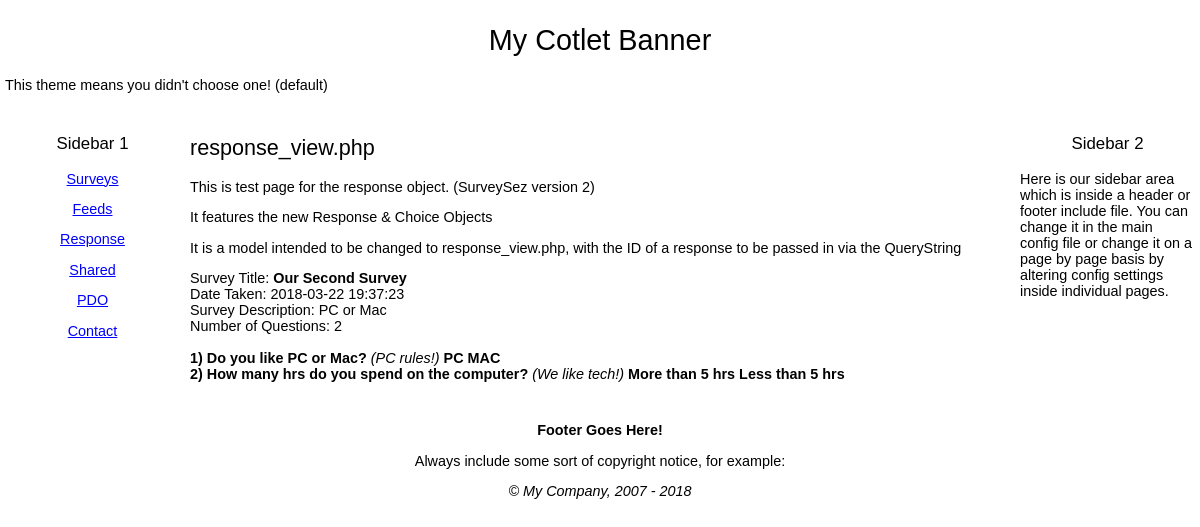
Page /surveys/response_view.php?id=2 on the committed database.
### tables this page shows
CREATE TABLE wn18_surveys(
SurveyID INT UNSIGNED NOT NULL AUTO_INCREMENT,
AdminID INT UNSIGNED DEFAULT 0,
Title VARCHAR(255) DEFAULT '',
Description TEXT DEFAULT '',
DateAdded DATETIME,
LastUpdated TIMESTAMP DEFAULT 0 ON UPDATE CURRENT_TIMESTAMP,
TimesViewed INT DEFAULT 0,
Status INT DEFAULT 0,
PRIMARY KEY (SurveyID)
);

CREATE TABLE wn18_responses(
ResponseID INT UNSIGNED NOT NULL AUTO_INCREMENT,
SurveyID INT UNSIGNED NOT NULL DEFAULT 0,
DateAdded DATETIME,
PRIMARY KEY (ResponseID),
INDEX SurveyID_index(SurveyID),
FOREIGN KEY (SurveyID) REFERENCES wn18_surveys(SurveyID) ON DELETE CASCADE
);

CREATE TABLE wn18_questions(
QuestionID INT UNSIGNED NOT NULL AUTO_INCREMENT,
SurveyID INT UNSIGNED DEFAULT 0,
Question TEXT DEFAULT '',
Description TEXT DEFAULT '',
DateAdded DATETIME,
LastUpdated TIMESTAMP DEFAULT 0 ON UPDATE CURRENT_TIMESTAMP,
PRIMARY KEY (QuestionID),
INDEX SurveyID_index(SurveyID),
FOREIGN KEY (SurveyID) REFERENCES wn18_surveys(SurveyID) ON DELETE CASCADE
);

CREATE TABLE wn18_responses_answers(
RQID INT UNSIGNED NOT NULL AUTO_INCREMENT,
ResponseID INT UNSIGNED DEFAULT 0,
QuestionID INT DEFAULT 0,
AnswerID INT DEFAULT 0,
PRIMARY KEY (RQID),
INDEX ResponseID_index(ResponseID),
FOREIGN KEY (ResponseID) REFERENCES wn18_responses(ResponseID) ON DELETE CASCADE
);

CREATE TABLE wn18_answers(
AnswerID INT UNSIGNED NOT NULL AUTO_INCREMENT,
QuestionID INT UNSIGNED DEFAULT 0,
Answer TEXT DEFAULT '',
Description TEXT DEFAULT '',
DateAdded DATETIME,
LastUpdated TIMESTAMP DEFAULT 0 ON UPDATE CURRENT_TIMESTAMP,
Status INT DEFAULT 0,
PRIMARY KEY (AnswerID),
INDEX QuestionID_index(QuestionID),
FOREIGN KEY (QuestionID) REFERENCES wn18_questions(QuestionID) ON DELETE CASCADE
);

### surveys/SurveySez/Survey.php (called while the page is built, shortened)
<?php
class Survey
{
	 public $TotalQuestions = 0;
	 protected $aQuestion = Array();
    function __construct($id)
	{
		$this->SurveyID = (int)$id;
		$iConn = \IDB::conn();
		$sql = sprintf("select Title, Description from " . PREFIX . "surveys Where SurveyID =%d",$this->SurveyID);
		$result = mysqli_query($iConn,$sql) or die(trigger_error(mysqli_error($iConn), E_USER_ERROR));
		if (mysqli_num_rows($result) > 0)
		{
			$this->isValid = TRUE;
			while ($row = mysqli_fetch_assoc($result))
			{
			     $this->Title = dbOut($row['Title']);
			     $this->Description = dbOut($row['Description']);
			}
		}
		$sql = sprintf("select QuestionID, Question, Description from " . PREFIX . "questions where SurveyID =%d",$this->SurveyID);
		$result = mysqli_query($iConn,$sql) or die(trigger_error(mysqli_error($iConn), E_USER_ERROR));
		if (mysqli_num_rows($result) > 0)
		{
		   while ($row = mysqli_fetch_assoc($result))
		   {
				$this->TotalQuestions += 1;
				$this->aQuestion[] = new Question(dbOut($row['QuestionID']),dbOut($row['Question']),dbOut($row['Description']),$this->TotalQuestions);
		   }
		}
		$this->TotalQuestions = count($this->aQuestion);
	    $sql = "select a.AnswerID, a.Answer, a.Description, a.QuestionID from
		" . PREFIX . "surveys s inner join " . PREFIX . "questions q on q.SurveyID=s.SurveyID
		inner join " . PREFIX . "answers a on a.QuestionID=q.QuestionID
		where s.SurveyID = %d
		order by a.AnswerID asc";
		$sql = sprintf($sql,$this->SurveyID);
		$result = mysqli_query($iConn,$sql) or die(trigger_error(mysqli_error($iConn), E_USER_ERROR));
		if (mysqli_num_rows($result) > 0)
		{
		   while ($row = mysqli_fetch_assoc($result))
		   {
			    $QuestionID = (int)$row['QuestionID'];
		   }
		}
	}
}

### inc_0700/MyAutoLoader.php (called while the page is built, shortened)
<?php
class MyAutoLoader
{
	public static function NamespaceLoader($class)
    {
		$path = str_replace(array('/', '\\'), DIRECTORY_SEPARATOR, $class);
        $path = $path . '.php';
		if (file_exists($path)) {
			return;
		}
    }
    public static function IncludePathLoader($class)
    {
		$class = str_replace(array('/', '\\'), DIRECTORY_SEPARATOR, $class);
        $class_path = INCLUDE_PATH . $class . '.php';
		$legacy_path = INCLUDE_PATH . $class . '_inc.php';
    }
}

### surveys/SurveySez/Question.php (called while the page is built, shortened)
<?php
class Question
{
	function __construct($id,$question,$description,$number)
	{
		$this->QuestionID = (int)$id;
		$this->Text = $question;
		$this->Description = $description;
		$this->Number = $number;
	}
}

### surveys/SurveySez/Answer.php (called while the page is built, shortened)
<?php
class Answer
{
    function __construct($AnswerID,$answer,$description)
	{
		$this->AnswerID = (int)$AnswerID;
		$this->Text = $answer;
	}
}

### surveys/SurveySez/Choice.php (called while the page is built, shortened)
<?php
class Choice {
    function __construct($AnswerID,$QuestionID,$RQID)
	{
		$this->AnswerID = (int)$AnswerID;
	}
}

### surveys/response_view.php (the view, shortened to what this page needs)
<?php
require '../inc_0700/config_inc.php';
if(isset($_GET['id']) && (int)$_GET['id'] > 0){
	 $myID = (int)$_GET['id'];
}else{
	myRedirect(VIRTUAL_PATH . "surveys/response.php");
}
$myResponse = new SurveySez\Response($myID);
?>
<h2><?=THIS_PAGE;?></h2>
<p>This is test page for the response object.  (SurveySez version 2)</p>
<p>It features the new Response & Choice Objects</p>
<p>It is a model intended to be changed to response_view.php, with the ID of a response to be passed in via the QueryString</p>
<?php
if($myResponse->isValid)
{
	echo "Survey Title: <b>" . $myResponse->Title . "</b><br />";
	echo "Date Taken: " . $myResponse->DateTaken . "<br />";
	echo "Survey Description: " . $myResponse->Description . "<br />";
	echo "Number of Questions: " .$myResponse->TotalQuestions . "<br /><br />";
	echo $myResponse->showChoices() . "<br />";
}else{
	echo "Sorry, no such response!";
}
?>

### surveys/SurveySez/Response.php (shortened to what this page needs)
<?php
class Response extends Survey
{
	public $SurveyID = 0;
	public $aChoice = Array();
    function __construct($id)
	{
		$this->ResponseID = (int)$id;
		$iConn = \IDB::conn();
		$sql = sprintf("select SurveyID, DateAdded from " . PREFIX . "responses where ResponseID =%d",$this->ResponseID);
		$result = mysqli_query($iConn,$sql) or die(trigger_error(mysqli_error($iConn), E_USER_ERROR));
		if (mysqli_num_rows($result) > 0)
		{
		  while ($row = mysqli_fetch_array($result))
		   {
			   $this->SurveyID = (int)$row['SurveyID'];
			   $this->DateTaken = dbOut($row['DateAdded']);
		   }
		}else{
			return FALSE;
		}
		parent::__construct($this->SurveyID);
		if($this->TotalQuestions > 0)
		{
			$sql = sprintf("select AnswerID, QuestionID, RQID from " . PREFIX . "responses_answers where ResponseID=%d order by QuestionID asc",$this->ResponseID);
			$result = mysqli_query($iConn,$sql) or die(trigger_error(mysqli_error($iConn), E_USER_ERROR));
			if (mysqli_num_rows($result) > 0)
			{
			   while ($row = mysqli_fetch_array($result))
			   {
				   $this->aChoice[] = new Choice((int)$row['AnswerID'],(int)$row['QuestionID'],(int)$row['RQID']);
			   }
			}
		}
	}
	function showChoices()
	{
		$myReturn = '';
		foreach($this->aQuestion as $question)
		{
			$myReturn .= "<b>" . $question->Number . ") ";
			$myReturn .= $question->Text . "</b> ";
			$myReturn .= '<em>(' . $question->Description . ')</em> ';
			foreach($question->aAnswer as $answer)
			{
				foreach($this->aChoice as $choice)
				{
					if($answer->AnswerID == $choice->AnswerID)
					{
						$myReturn .= '<b>' . $answer->Text . "</b> ";
						break;
					}
				}
			}
			$myReturn .= "<br />";
		}
		return $myReturn;
	}
}

### include/default_style.css (style rules this page uses)
body { font-size: .9em; font-family: Verdana, Geneva, Arial, Helvetica, sans-serif; padding:0; margin:0; background-color:#FFFFFF; }
h1, h2, h3, h4, h5, h6 { font-weight: normal; }

### rows in the picture
wn18_surveys: Title "Our Second Survey", Description "PC or Mac"
wn18_responses: DateAdded "2018-03-22 19:37:23", SurveyID "2"
wn18_questions: Number "1", Question "Do you like PC or Mac?", Description "PC rules!"
wn18_responses_answers: AnswerID.Answer "PC"
wn18_responses_answers: AnswerID.Answer "MAC"
wn18_questions: Question "How many hrs do you spend on the computer?", Description "We like tech!"
wn18_responses_answers: AnswerID.Answer "More than 5 hrs"
wn18_responses_answers: AnswerID.Answer "Less than 5 hrs"

### other values in the picture
$config->banner "My Cotlet Banner"
$aText[0] "Surveys"
$aText[0] "Feeds"
$aText[0] "Response"
$aText[0] "Shared"
$aText[0] "PDO"
$aText[0] "Contact"
THIS_PAGE "response_view.php"
